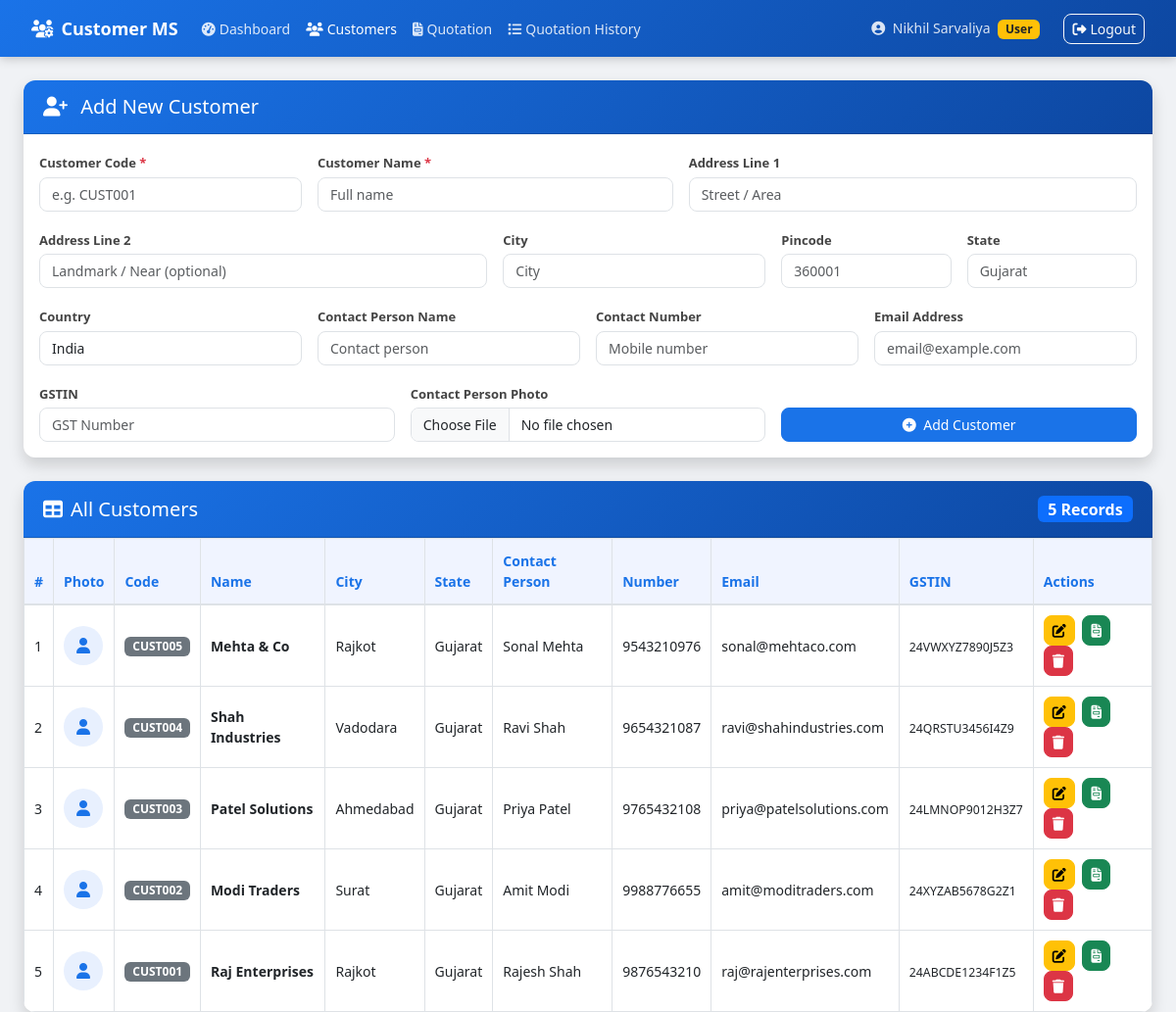
Page /source_code/index.php (signed in) on the committed database.
### tables this page shows
CREATE TABLE IF NOT EXISTS customers (
    id              INT AUTO_INCREMENT PRIMARY KEY,
    customer_code   VARCHAR(50) NOT NULL UNIQUE,
    name            VARCHAR(100) NOT NULL,
    addr1           VARCHAR(200),
    addr2           VARCHAR(200),
    city            VARCHAR(100),
    pincode         VARCHAR(20),
    state           VARCHAR(100),
    country         VARCHAR(100) DEFAULT 'India',
    contact_person  VARCHAR(100),
    contact_number  VARCHAR(20),
    email           VARCHAR(150),
    gstin           VARCHAR(20),
    photo           VARCHAR(255),
    created_at      TIMESTAMP DEFAULT CURRENT_TIMESTAMP
);

### source_code/index.php (the view, shortened to what this page needs)
<?php
include 'includes/db.php';
$edit_data = null;
$customers = mysqli_query($conn, "SELECT * FROM customers ORDER BY id DESC");
?>
<!DOCTYPE html>
<html lang="en">
<head>
    <link href="https://cdn.jsdelivr.net/npm/bootstrap@5.3.0/dist/css/bootstrap.min.css" rel="stylesheet">
    <link href="https://cdnjs.cloudflare.com/ajax/libs/font-awesome/6.4.0/css/all.min.css" rel="stylesheet">
    <link href="css/style.css" rel="stylesheet">
</head>
<body>
<?php include 'includes/navbar.php'; ?>
<div class="container-fluid mt-4 px-4">
    <div class="card shadow mb-4">
        <div class="card-header">
            <h5 class="mb-0">
                <i class="fas fa-<?= $edit_data ? 'edit' : 'user-plus' ?> me-2"></i>
                <?= $edit_data ? 'Edit Customer' : 'Add New Customer' ?>
            </h5>
        </div>
        <div class="card-body">
            <form method="POST" enctype="multipart/form-data">
                <div class="row g-3">
                    <div class="col-md-3">
                        <label class="form-label fw-semibold">Customer Code <span class="text-danger">*</span></label>
                        <input type="text" name="customer_code" class="form-control"
                               value="<?= $edit_data['customer_code'] ?? '' ?>" placeholder="e.g. CUST001" required>
                    </div>
                    <div class="col-md-4">
                        <label class="form-label fw-semibold">Customer Name <span class="text-danger">*</span></label>
                        <input type="text" name="name" class="form-control"
                               value="<?= $edit_data['name'] ?? '' ?>" placeholder="Full name" required>
                    </div>
                    <div class="col-md-5">
                        <label class="form-label fw-semibold">Address Line 1</label>
                        <input type="text" name="addr1" class="form-control"
                               value="<?= $edit_data['addr1'] ?? '' ?>" placeholder="Street / Area">
                    </div>
                    <div class="col-md-5">
                        <label class="form-label fw-semibold">Address Line 2</label>
                        <input type="text" name="addr2" class="form-control"
                               value="<?= $edit_data['addr2'] ?? '' ?>" placeholder="Landmark / Near (optional)">
                    </div>
                    <div class="col-md-3">
                        <label class="form-label fw-semibold">City</label>
                        <input type="text" name="city" class="form-control"
                               value="<?= $edit_data['city'] ?? '' ?>" placeholder="City">
                    </div>
                    <div class="col-md-2">
                        <label class="form-label fw-semibold">Pincode</label>
                        <input type="text" name="pincode" class="form-control"
                               value="<?= $edit_data['pincode'] ?? '' ?>" placeholder="360001">
                    </div>
                    <div class="col-md-2">
                        <label class="form-label fw-semibold">State</label>
                        <input type="text" name="state" class="form-control"
                               value="<?= $edit_data['state'] ?? '' ?>" placeholder="Gujarat">
                    </div>
                    <div class="col-md-3">
                        <label class="form-label fw-semibold">Country</label>
                        <input type="text" name="country" class="form-control"
                               value="<?= $edit_data['country'] ?? 'India' ?>" placeholder="India">
                    </div>
                    <div class="col-md-3">
                        <label class="form-label fw-semibold">Contact Person Name</label>
                        <input type="text" name="contact_person" class="form-control"
                               value="<?= $edit_data['contact_person'] ?? '' ?>" placeholder="Contact person">
                    </div>
                    <div class="col-md-3">
                        <label class="form-label fw-semibold">Contact Number</label>
                        <input type="text" name="contact_number" class="form-control"
                               value="<?= $edit_data['contact_number'] ?? '' ?>" placeholder="Mobile number">
                    </div>
                    <div class="col-md-3">
                        <label class="form-label fw-semibold">Email Address</label>
                        <input type="email" name="email" class="form-control"
                               value="<?= $edit_data['email'] ?? '' ?>" placeholder="email@example.com">
                    </div>
                    <div class="col-md-4">
                        <label class="form-label fw-semibold">GSTIN</label>
                        <input type="text" name="gstin" class="form-control"
                               value="<?= $edit_data['gstin'] ?? '' ?>" placeholder="GST Number">
                    </div>
                    <div class="col-md-4">
                        <label class="form-label fw-semibold">Contact Person Photo</label>
                        <input type="file" name="photo" class="form-control" accept="image/*">
                    </div>
                    <div class="col-md-4 d-flex align-items-end gap-2">
                        <button type="submit" class="btn btn-primary w-100">
                            <i class="fas fa-<?= $edit_data ? 'save' : 'plus-circle' ?> me-1"></i>
                            <?= $edit_data ? 'Update Customer' : 'Add Customer' ?>
                        </button>
                    </div>
                </div>
            </form>
        </div>
    </div>
    <div class="card shadow">
        <div class="card-header d-flex justify-content-between align-items-center">
            <h5 class="mb-0"><i class="fas fa-table me-2"></i>All Customers</h5>
            <span class="badge bg-primary fs-6"><?= mysqli_num_rows($customers) ?> Records</span>
        </div>
        <div class="card-body p-0">
            <div class="table-responsive">
                <table class="table table-hover table-bordered mb-0">
                    <thead>
                        <tr>
                            <th>#</th>
                            <th>Photo</th>
                            <th>Code</th>
                            <th>Name</th>
                            <th>City</th>
                            <th>State</th>
                            <th>Contact Person</th>
                            <th>Number</th>
                            <th>Email</th>
                            <th>GSTIN</th>
                            <th>Actions</th>
                        </tr>
                    </thead>
                    <tbody>
                        <?php
                        $sr = 1;
                        while ($row = mysqli_fetch_assoc($customers)):
                        ?>
                        <tr>
                            <td><?= $sr++ ?></td>
                            <td>
                                <?php if (!empty($row['photo']) && file_exists('uploads/' . $row['photo'])): ?>
                                    <img src="uploads/<?= $row['photo'] ?>" width="40" height="40"
                                         class="rounded-circle" alt="photo">
                                <?php else: ?>
                                    <div class="no-photo"><i class="fas fa-user"></i></div>
                                <?php endif; ?>
                            </td>
                            <td><span class="badge bg-secondary"><?= htmlspecialchars($row['customer_code']) ?></span></td>
                            <td class="fw-semibold"><?= htmlspecialchars($row['name']) ?></td>
                            <td><?= htmlspecialchars($row['city']) ?></td>
                            <td><?= htmlspecialchars($row['state']) ?></td>
                            <td><?= htmlspecialchars($row['contact_person']) ?></td>
                            <td><?= htmlspecialchars($row['contact_number']) ?></td>
                            <td><?= htmlspecialchars($row['email']) ?></td>
                            <td><small><?= htmlspecialchars($row['gstin']) ?></small></td>
                            <td>
                                <a href="index.php?edit=<?= $row['id'] ?>" class="btn btn-sm btn-warning me-1"
                                   title="Edit">
                                    <i class="fas fa-edit"></i>
                                </a>
                                <a href="quotation.php?customer_id=<?= $row['id'] ?>"
                                   class="btn btn-sm btn-success me-1" title="Create Quotation">
                                    <i class="fas fa-file-invoice"></i>
                                </a>
                                <a href="index.php?delete=<?= $row['id'] ?>" class="btn btn-sm btn-danger"
                                   title="Delete"
                                   onclick="return confirm('Are you sure you want to delete this customer?')">
                                    <i class="fas fa-trash"></i>
                                </a>
                            </td>
                        </tr>
                        <?php endwhile; ?>
                    </tbody>
                </table>
            </div>
        </div>
    </div>
</div>
</body>
</html>

### source_code/css/style.css (style rules this page uses)
* { box-sizing: border-box; }
body { background: #f0f2f5; font-family: 'Segoe UI', Arial, sans-serif; }
.card { border: none; border-radius: 12px; overflow: hidden; }
.card-header { background: linear-gradient(135deg, #1a73e8, #0d47a1); color: white; padding: 15px 20px; font-size: 16px; }
.form-label { font-size: 13px; color: #444; margin-bottom: 4px; }
.form-control, .form-select { border-radius: 8px; border: 1px solid #dee2e6; font-size: 14px; transition: border-color 0.2s, box-shadow 0.2s; }
.btn { border-radius: 8px; font-size: 14px; }
.btn-primary { background: #1a73e8; border-color: #1a73e8; }
.table { font-size: 14px; }
.table thead th { background: #f0f4ff; color: #1a73e8; border-bottom: 2px solid #dee2e6; padding: 12px 10px; font-weight: 600; }
.table tbody td { vertical-align: middle; padding: 10px; }
.no-photo { width: 40px; height: 40px; background: #e8f0fe; border-radius: 50%; display: flex; align-items: center; justify-content: center; color: #1a73e8; font-size: 16px; }
.badge { font-size: 12px; }

### rows in the picture
customers: customer_code "CUST005", name "Mehta & Co", city "Rajkot", state "Gujarat", contact_person "Sonal Mehta", contact_number "9543210976", email "sonal@mehtaco.com", gstin "24VWXYZ7890J5Z3"
customers: customer_code "CUST004", name "Shah Industries", city "Vadodara", state "Gujarat", contact_person "Ravi Shah", contact_number "9654321087", email "ravi@shahindustries.com", gstin "24QRSTU3456I4Z9"
customers: customer_code "CUST003", name "Patel Solutions", city "Ahmedabad", state "Gujarat", contact_person "Priya Patel", contact_number "9765432108", email "priya@patelsolutions.com", gstin "24LMNOP9012H3Z7"
customers: customer_code "CUST002", name "Modi Traders", city "Surat", state "Gujarat", contact_person "Amit Modi", contact_number "9988776655", email "amit@moditraders.com", gstin "24XYZAB5678G2Z1"
customers: customer_code "CUST001", name "Raj Enterprises", city "Rajkot", state "Gujarat", contact_person "Rajesh Shah", contact_number "9876543210", email "raj@rajenterprises.com", gstin "24ABCDE1234F1Z5"

### other values in the picture
$_SESSION['name'] "Nikhil Sarvaliya"
$_SESSION['role'] "User"
mysqli_num_rows($customers) "5"
